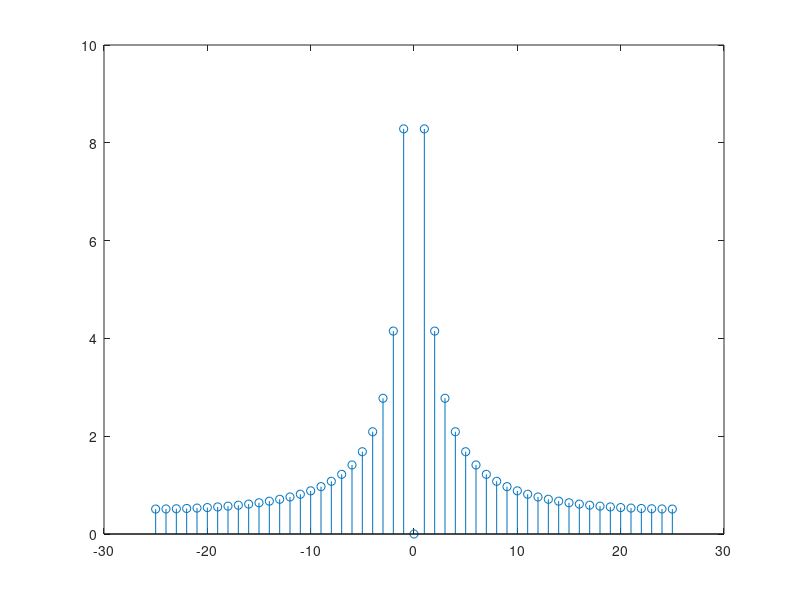

This chart was generated by the following MATLAB code: (Note: this script raises an error after producing the figure.)
clear all; close all; clc;

% Function for shifting DFT outputs
function [fx, dft] = dft_shift(a)
	N = length(a) 	% length of the signal
	if(mod(N,2)==0)	% is the length a multiple of 2?
		disp('Even');
		dft = [a((N/2):N) a(1:(N/2))]; % <--
		fx = [-1*(int16(N/2)):int16(N/2)]; % <--
	else		% if the length is not a multiple of 2
		disp('Odd');
		dft =  [a((int16(N)/2)+1:N) a(1:int16(N/2))]; % <--
		fx = [-1*int16(N/2)+1:int16(N/2)-1]; % <--
	endif
	endfunction

% Function to map the DFT values
% This function calls the dft_shift() function
% The shift flag in the argument is for the shifting operation
function [Fso, Y] = dft_map(Fs, X, shift)
	N = length(X);
	res = double(Fs)/length(X);
	if(true(shift))
		[Fso, Y] = dft_shift(X);
	else
		Y = X;
		n = 1:length(Y);
	 	Fso = n*res;
	endif
	endfunction

% First the signal
x = (0:0.02:1.0)-0.5;
stem(x)

% FFT of the signal
X= fft(x);
stem(abs(X))	% Stem plot the absolute values

% Next, the shifted version of the DFT
[Xfx Xdft] = dft_shift(X); 
stem(Xfx,abs(Xdft))

% Load a wav file and find the sample rate (Fs)
[y, fs] = audioread('piano.wav', 'SampleRate');
ty = y(1:32768);
Y = fft(ty);	% FFT of the sound signal
[Fy, Yy] = dft_map(fs,Y, 1); % produce the DFT map of the signal with shifts
plot(Fy, Yy);
